Frame 1 (no input): blank canvas, image omitted
Frame 60 (no input): blank canvas, image omitted
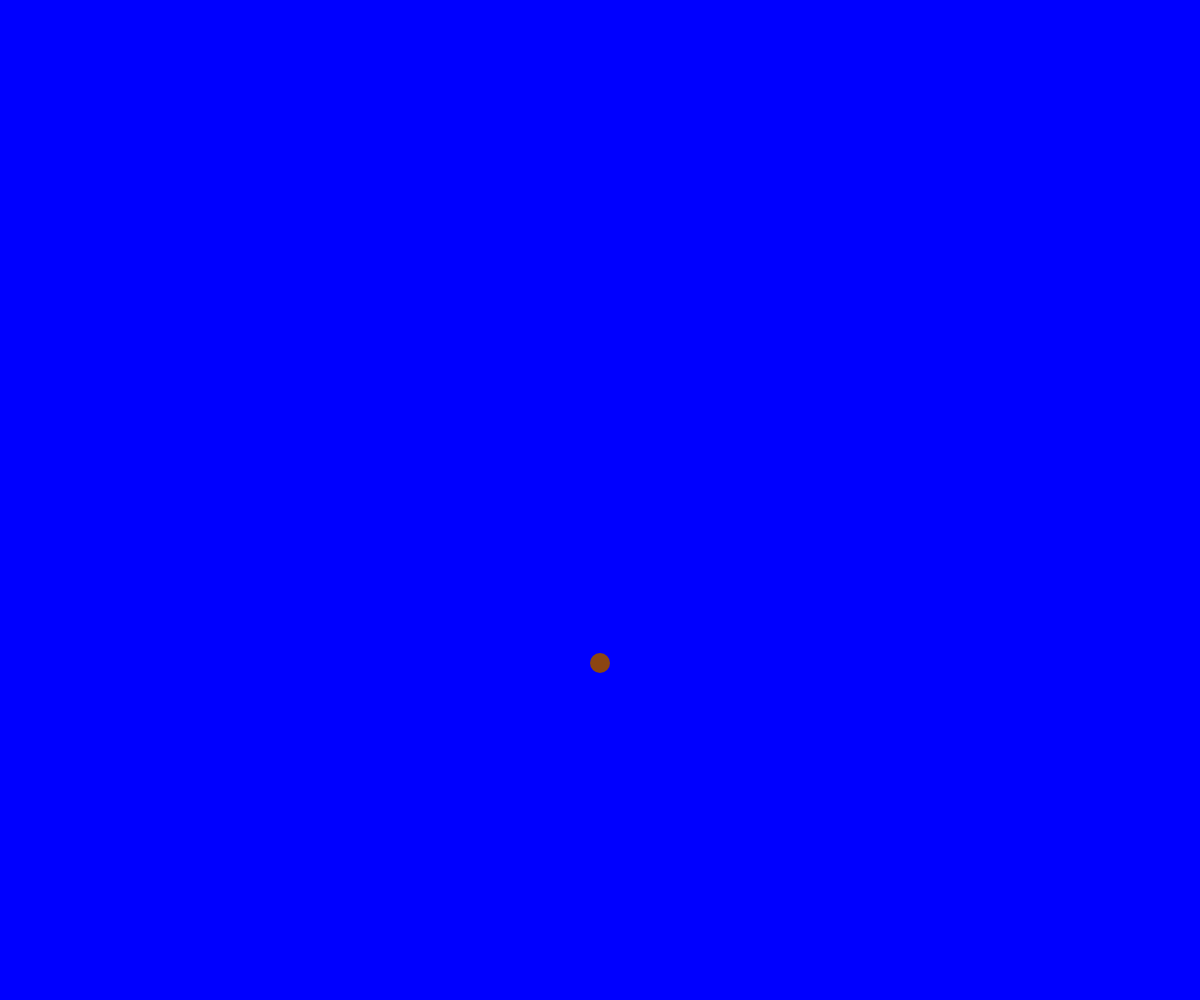
Frame 120 (the mouse pressed at the canvas centre since frame 60)

The p5.js sketch whose frames 1 and 60 were blank and that drew this single picture after the mouse press (run headless with seeded random() and noise() and a simulated clock; from frame 60 on, the mouse is pressed at the canvas centre):

// p5.js sketch
// ── sketch.js
let damping = 0.99;
let cols, rows;
let current;
let previous;
let rocks = []; 

function setup() {
  createCanvas(windowWidth, windowHeight);
  pixelDensity(1); 
  initializeArrays();
}

function draw() {
  background(0);

  // Water ripple simulation
  for (let i = 1; i < cols - 1; i++) {
    for (let j = 1; j < rows - 1; j++) {
      current[i][j] = (
        previous[i - 1][j] +
        previous[i + 1][j] +
        previous[i][j - 1] +
        previous[i][j + 1]) / 2 - current[i][j];
      current[i][j] = current[i][j] * damping;
    }
  }

  loadPixels();
  for (let i = 0; i < cols; i++) {
    for (let j = 0; j < rows; j++) {
      let index = (i + j * cols) * 4;
      pixels[index] = 0; // R
      pixels[index + 1] = 0; // G
      pixels[index + 2] = 255 - abs(current[i][j]); // B
      pixels[index + 3] = 255; // Alpha
    }
  }
  updatePixels();

  // Draw and update rocks
  for (let rock of rocks) {
    rock.update();
    rock.show();
    if (rock.hitWater && !rock.createdRipple) {
      disturb(rock.x, Math.round(rock.y));
      rock.createdRipple = true;
    }
  }

  // Remove rocks that have fallen off the screen
  rocks = rocks.filter(rock => rock.y < height + 50);

  // Swap buffers
  let temp = previous;
  previous = current;
  current = temp;
}

function mousePressed() {
  rocks.push(new Rock(mouseX, mouseY - 20)); // Adjust rock starting position to be slightly above the mouse mimic tossing rock
}

function disturb(x, y) {
  if (x > 0 && x < cols && y > 0 && y < rows) {
    for (let i = -15; i < 15; i++) {
      for (let j = -15; j < 15; j++) {
        if (i * i + j * j < 225 && x + i > 0 && x + i < cols && y + j > 0 && y + j < rows) {
          previous[x + i][y + j] = 500;
        }
      }
    }
  }
}

class Rock {
  constructor(x, y) {
    this.x = x;
    this.y = y;
    this.velocity = 0;
    this.gravity = 0.1;
    this.hitWater = false;
    this.createdRipple = false;
  }

  update() {
    this.velocity += this.gravity;
    this.y += this.velocity;

    // Check if the rock hits the water surface
    if (this.y >= height - 10 && !this.hitWater) { // Adjusted to trigger just before hitting the bottom
      this.y = height - 20; // Prevents the rock from going below the canvas
      this.hitWater = true;
      this.velocity = 0; // Stops the rock
    }
  }

  show() {
    fill(139, 69, 19); // Rock color
    noStroke();
    ellipse(this.x, this.y, 20, 20); // Rock
  }
}

function windowResized() {
  resizeCanvas(windowWidth, windowHeight);
  initializeArrays(); // Reinitialize arrays to match new canvas size
}

function initializeArrays() {
  cols = width;
  rows = height;
  current = new Array(cols).fill(0).map(() => new Array(rows).fill(0));
  previous = new Array(cols).fill(0).map(() => new Array(rows).fill(0));
}
